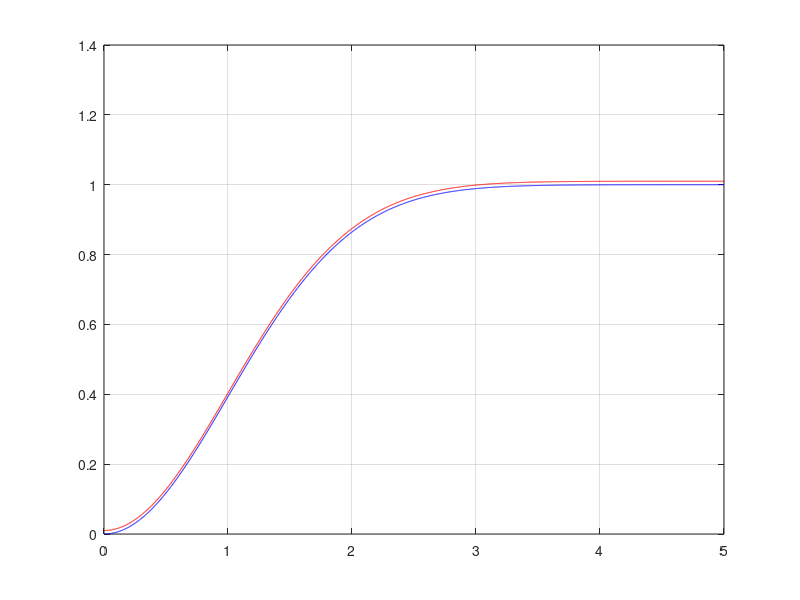

This figure's MATLAB source:
N = 1000000;
p=1;    %variance
X1=p*randn([1 N]); %zero-mean inphase
X2=p*randn([1 N]);  %zero-mean quadrature
r= abs(X1+1i*(X2)); %simulation pdf rayleigh

x_step=1/500;   %bin size
x=0:x_step:5;   %no of bins 
n=hist(r,x);

r1=(n./(N*x_step)); %normalize histogram to summation become one
r2=(x/(p^2)).*exp(-(x.^2)/(2*p^2)); %theoritical expression

%%%%%%%%%%%%%%%%% PDF SIMULATION %%%%%%%%%%%%%%%%%%%%%%%

%plot simulated one
plot(x,r1)
grid
hold
%plot theoritical
plot(x,r2,'r')
hold off

%%%%%%%%%%%%%%% CDF SIMULATION %%%%%%%%%%%%%%%%%%%%

%cdfplot(r1) didn't work

rx=0.01+(cumsum(r1)./1*x_step);  %simulation cdf plot 0.01 was added so overlap be visible.
plot(x,rx,'r')
grid
hold on
ry=1-exp(-(x.^2)/(2*p^2)); %theoritical cdf fn
plot(x,ry,'b')
hold off









